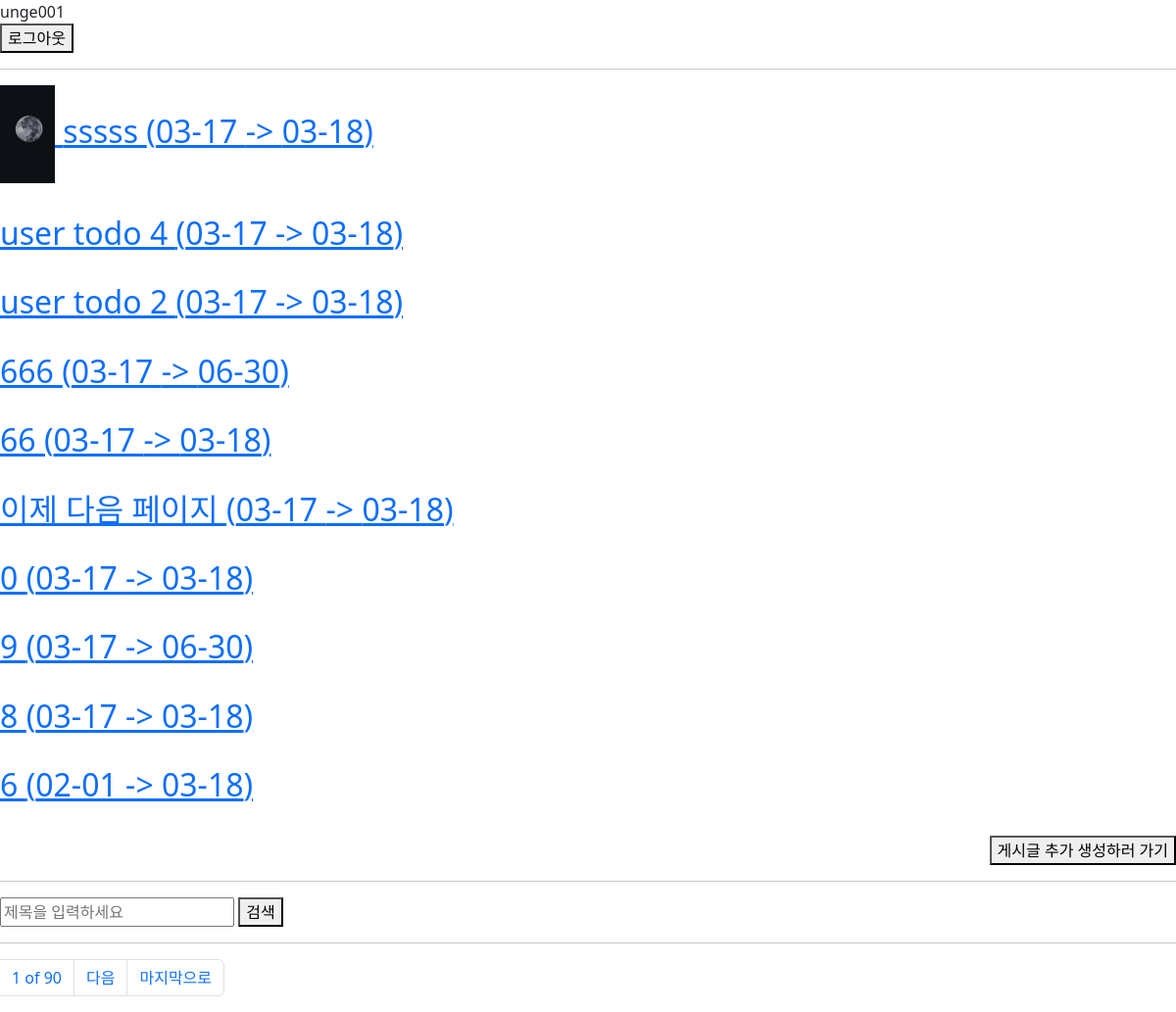
/todo/CBV/ (signed in), run on the app's committed database.
### todo/models.py (models this page shows, shortened)
class Todo(models.Model):
    author = models.ForeignKey(User,on_delete=models.CASCADE)
    title = models.CharField(max_length=200)
    description = models.TextField()
    start_date = models.DateField(default=datetime.now)
    end_date = models.DateField(default=datetime.now)
    is_completed = models.BooleanField(default=False)
    create_at = models.DateTimeField(auto_now_add=True)
    modified_at = models.DateTimeField(auto_now=True)
    completed_image = models.ImageField(null=True, blank=True,upload_to='day_2/media/images/%Y/%m/%d')
    thumbnail = models.ImageField(null=True, blank=True,upload_to='day_2/media/images/%Y/%m/%d')
    class Meta:
        verbose_name = "할일"
        verbose_name_plural = "할일 목록"

### todo/cb_views.py (the view)
# urls.py: path('CBV/', cb_views.TodoListView.as_view(), name='todo_list'),
class TodoListView(LoginRequiredMixin,ListView):
    model = Todo
    template_name = 'todo/todo_list.html'
    paginate_by = 10
    def get_queryset(self):
        queryset = super().get_queryset().filter(author=self.request.user)
        if self.request.user.is_superuser:
            queryset = super().get_queryset()
        queryset = queryset.order_by('-create_at')
        q = self.request.GET.get('q')
        if q:
            queryset = queryset.filter(title__icontains=q)
        return queryset

### templates/todo/todo_list.html (shortened to what this page needs)
{% extends 'base.html' %}
{% block content %}
    {% if not object_list %}
        <h2>{{ msg }}</h2>
        <form method="POST" action="{% url 'todo_create' %}">
            {% csrf_token %}
            <button>게시글 생성하러 가기</button>
        </form>
    {% else %}
        {% for todo in object_list %}
            <h2>
                <a href="{% url 'todo_detail' todo.pk %}">
                    {% if todo.thumbnail %}
                        <img src="{{ todo.thumbnail.url }}" alt="">
                        {{ todo.title }} ({{ todo.start_date | date:"m-d"}} -> {{ todo.end_date | date:"m-d"}})
                    {% else %}
                        {{ todo.title }} ({{ todo.start_date | date:"m-d"}} -> {{ todo.end_date | date:"m-d"}})
                    {% endif %}
                </a>
            </h2>
            <br>
        {% endfor %}
        <form style="text-align: right" method="POST" action="{% url 'todo_create' %}">
            <button>게시글 추가 생성하러 가기</button>
        </form>
    {% endif %}
    <hr>
    <div>
        <form method="GET">
            <input name="q" type="text" value="{% if request.GET.q %}{{ request.GET.q }}{% endif %}" placeholder="제목을 입력하세요">
            <button>검색</button>
        </form>
    </div>
    <hr>
    {% include 'pagination.html' with fragment='page-control' %}
{% endblock %}

### templates/base.html (shortened to what this page needs)
{% load static %}
<!doctype html>
<html lang="en">
<head>
    <link href="{% static 'bootstrap-5.3.8-dist/css/bootstrap.css' %}" rel="stylesheet">
</head>
<body>
    <nav>
        {% if not request.user.is_authenticated %}
            <div>
                <a href="{% url 'login' %}">로그인</a>
                <a href="{% url 'sign_up' %}">회원가입</a>
                <hr>
            </div>
        {% else %}
            <div>{{ request.user.username }}
                <form method="POST" action="{% url 'logout' %}">
                    <button>로그아웃</button>
                </form>
            </div>
            <hr>
        {% block content %}
        {% endblock %}
        {% endif %}
    </nav>
</body>
</html>

### data on the page
Todo: thumbnail (picture), title "sssss", start_date "03-17", end_date "03-18"
Todo: title "user todo 4", start_date "03-17", end_date "03-18"
Todo: title "user todo 2", start_date "03-17", end_date "03-18"
Todo: title "666", start_date "03-17", end_date "06-30"
Todo: title "66", start_date "03-17", end_date "03-18"
Todo: title "이제 다음 페이지", start_date "03-17", end_date "03-18"
Todo: title "0", start_date "03-17", end_date "03-18"
Todo: title "9", start_date "03-17", end_date "06-30"
Todo: title "8", start_date "03-17", end_date "03-18"
Todo: title "6", start_date "02-01", end_date "03-18"

### other printed values
{{ request.user.username }} "unge001"
{{ page_obj.number }} "1"
{{ page_obj.paginator.num_pages }} "90"
